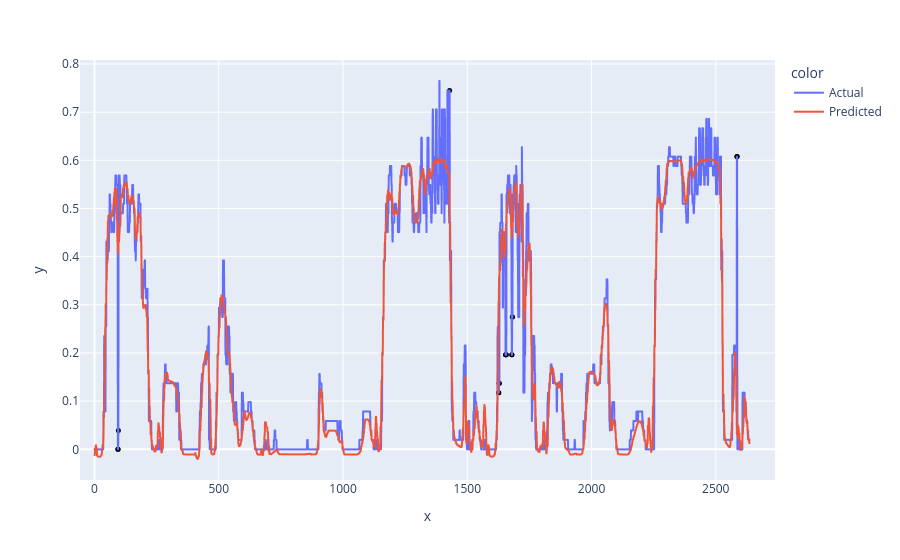

The notebook cell this image was saved under:
### Code cell
graph_for_dilation(X_test, 0.3, 2, mean, std, 2)

### Figure 1 — Plotly figure (JSON) as saved in the notebook; plotly's stock layout.template omitted (floating-point values rounded to 4 significant figures; data arrays with more than 128 entries replaced by an {"elided": "..."} marker saying what was removed)
{"data": [{"hovertemplate": "color=Actual<br>x=%{x}<br>y=%{y}<extra></extra>", "legendgroup": "Actual", "line": {"color": "#636efa", "dash": "solid"}, "marker": {"symbol": "circle"}, "mode": "lines", "name": "Actual", "showlegend": true, "type": "scattergl", "x": {"elided": "2637 int values"}, "xaxis": "x", "y": {"elided": "2637 float values"}, "yaxis": "y"}, {"hovertemplate": "color=Predicted<br>x=%{x}<br>y=%{y}<extra></extra>", "legendgroup": "Predicted", "line": {"color": "#EF553B", "dash": "solid"}, "marker": {"symbol": "circle"}, "mode": "lines", "name": "Predicted", "showlegend": true, "type": "scattergl", "x": {"elided": "2637 int values"}, "xaxis": "x", "y": {"elided": "2637 float values"}, "yaxis": "y"}, {"hovertemplate": "x=%{x}<br>y=%{y}<extra></extra>", "legendgroup": "", "marker": {"color": "black", "size": 5, "symbol": "circle"}, "mode": "markers", "name": "", "orientation": "v", "showlegend": false, "type": "scatter", "x": [94, 95, 96, 1429, 1626, 1627, 1628, 1629, 1654, 1655, 1656, 1657, 1679, 1680, 1681, 1682, 2585, 2586], "xaxis": "x", "y": [0, 0, 0.03922, 0.7451, 0.1176, 0.1176, 0.1373, 0.1373, 0.1961, 0.1961, 0.1961, 0.1961, 0.1961, 0.1961, 0.2745, 0.2745, 0.6078, 0.6078], "yaxis": "y"}], "layout": {"legend": {"title": {"text": "color"}, "tracegroupgap": 0}, "margin": {"t": 60}, "xaxis": {"anchor": "y", "domain": [0, 1], "title": {"text": "x"}}, "yaxis": {"anchor": "x", "domain": [0, 1], "title": {"text": "y"}}}}
